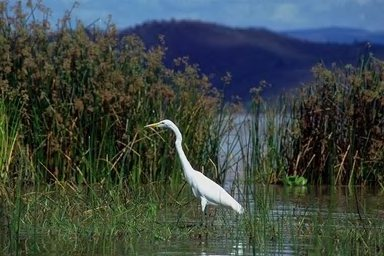
#> input picture backend/data/test_images/Au_ani_00002.jpg, 384 x 256 px; its folder holds only this picture in this run
$ python -i noise_analysis.py   (imports and definitions only)
#> lines starting #> are read from the running program, lines starting #| are printed output that depends on the picture; after the words box and inside, x2 and y2 are one past the last pixel; in counts of white or black regions, pixels touching at a corner belong together
### backend/src/api/utils/logger.py
import logging

def setup_logger():
    """Configure and return a logger for the API"""
    # Configure logging
    logging.basicConfig(
        level=logging.DEBUG,
        format='%(asctime)s - %(name)s - %(levelname)s - %(message)s',
        handlers=[
            logging.StreamHandler()
        ]
    )
    logger = logging.getLogger("image_forgery_api")
    return logger

# Create a global logger instance
logger = setup_logger()

### backend/src/api/services/noise_analysis.py
import numpy as np
import cv2
from PIL import Image
import io
from scipy.signal import wiener
from scipy.stats import entropy
from skimage.feature import local_binary_pattern
from src.api.utils.logger import logger

def analyze_noise_patterns(image_data):
    """
    Analyze noise patterns in an image to detect forgery

    This technique looks for inconsistencies in noise patterns which often
    indicate manipulation, similar to the approach used by FotoForensics.

    :param image_data: PIL Image, file path, bytes or file-like object
    :return: Tuple of (result_image, confidence, highlighted_regions)
    """
    logger.info("Analyzing noise patterns in image")

    # Open the image if needed
    if isinstance(image_data, str):
        # It's a file path
        img = np.array(Image.open(image_data).convert('RGB'))
#> img is the input picture: shape (256, 384, 3); mean R, G, B 60.8, 71.4, 68
    elif isinstance(image_data, bytes):
        # It's raw bytes
        img = np.array(Image.open(io.BytesIO(image_data)).convert('RGB'))
    elif hasattr(image_data, 'read') and hasattr(image_data, 'seek'):
        # It's a file-like object
        pos = image_data.tell()
        img = np.array(Image.open(image_data).convert('RGB'))
        image_data.seek(pos)
    elif isinstance(image_data, Image.Image):
        # It's already a PIL Image
        img = np.array(image_data.convert('RGB'))
    else:
        # Try to use it directly as a numpy array
        img = np.array(image_data)

    # Convert to grayscale
    gray = cv2.cvtColor(img, cv2.COLOR_RGB2GRAY)

    # Create a result image for visualization
    result_img = img.copy()

    # Extract noise using the noise residual method
    noise_residual = extract_noise_residual(gray)
#> in extract_noise_residual, `noise = gray_img.astype(np.float32) - filtered_img`:
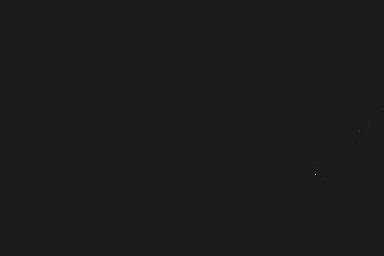
#> noise: shape (256, 384) float32; min -23089.4, max 185434, mean 0.4; drawn with min black and max white

    # Normalize for better visualization
    noise_normalized = cv2.normalize(noise_residual, None, 0, 255, cv2.NORM_MINMAX).astype(np.uint8)

    # Calculate local binary patterns for texture inconsistency detection
    radius = 1
    n_points = 8 * radius
    lbp = local_binary_pattern(gray, n_points, radius, method='uniform')
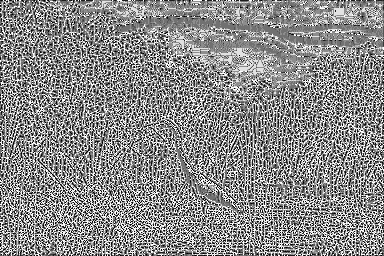
#> lbp: shape (256, 384) float64; min 0, max 9, mean 4.91; drawn with min black and max white

    # Create a grid of blocks to analyze
    block_size = 32
    h, w = gray.shape
#> h = 256; w = 384
    blocks_h = h // block_size
#> blocks_h = 8
    blocks_w = w // block_size
#> blocks_w = 12

    # For each block, calculate noise statistics
    noise_stats = np.zeros((blocks_h, blocks_w, 3))  # 3 features: std, entropy, lbp_entropy

    for i in range(blocks_h):
        for j in range(blocks_w):
            # Extract block
            y1, y2 = i * block_size, (i + 1) * block_size
            x1, x2 = j * block_size, (j + 1) * block_size

            block_noise = noise_residual[y1:y2, x1:x2]
            block_lbp = lbp[y1:y2, x1:x2]

            # Calculate statistics
            noise_stats[i, j, 0] = np.std(block_noise)
            noise_stats[i, j, 1] = entropy(block_noise.flatten())

            # Calculate LBP histogram for texture analysis
            hist, _ = np.histogram(block_lbp.ravel(), bins=np.arange(0, n_points + 3), density=True)
            noise_stats[i, j, 2] = entropy(hist)
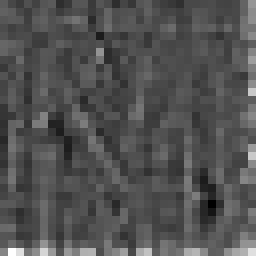
#> block_noise: shape (32, 32) float32 (shown 8 times larger); min -119, max 272.4, mean 6.8; drawn with min black and max white

    # Detect inconsistencies by finding outliers
    # Flatten to analyze all blocks together
    noise_stats_flat = noise_stats.reshape(-1, 3)
#> noise_stats_flat = 96 rows, first 8: [23.59, -inf, 2.24], [14.06, -inf, 2.25], [14.01, -inf, 2.14], [11.86, -inf, 2.09], [11.79, -inf, 2.03], [11.67, -inf, 1.81], [11.5, -inf, 1.91], [10.97, -inf, 1.93]

    # Calculate Z-scores for each feature
    z_scores = np.abs((noise_stats_flat - np.mean(noise_stats_flat, axis=0)) / (np.std(noise_stats_flat, axis=0) + 1e-10))
#> z_scores = 96 rows, first 8: [0.194, nan, 0.345], [0.209, nan, 0.41], [0.209, nan, 0.466], [0.213, nan, 0.827], [0.213, nan, 1.37], [0.213, nan, 3.06], [0.213, nan, 2.28], [0.214, nan, 2.16]

    # Mark blocks with high Z-scores as suspicious
    # Higher threshold = fewer suspicious blocks
    threshold = 2.0  # Z-score threshold (2.0 = ~5% of blocks flagged as outliers)
    suspicious_blocks = np.any(z_scores > threshold, axis=1).reshape(blocks_h, blocks_w)

    # Create a heatmap of suspicious regions
    heatmap = np.zeros((h, w), dtype=np.uint8)
    highlighted_regions = []

    for i in range(blocks_h):
        for j in range(blocks_w):
            if suspicious_blocks[i, j]:
                y1, y2 = i * block_size, (i + 1) * block_size
                x1, x2 = j * block_size, (j + 1) * block_size

                # Add to heatmap
                heatmap[y1:y2, x1:x2] = 255

                # Add rectangular region
                highlighted_regions.append({
                    'x': int(x1),
                    'y': int(y1),
                    'width': int(x2 - x1),
                    'height': int(y2 - y1),
                    'score': float(np.max(z_scores.reshape(blocks_h, blocks_w, 3)[i, j]))
                })

                # Mark in the result image
                cv2.rectangle(result_img, (x1, y1), (x2, y2), (0, 0, 255), 2)
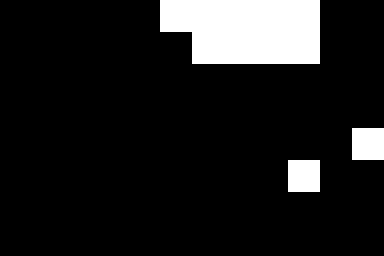
#> heatmap: shape (256, 384); 11.5% white; 3 white regions, box (x1, y1, x2, y2) and area: (160, 0, 320, 64) 9216, (352, 128, 384, 160) 1024, (288, 160, 320, 192) 1024
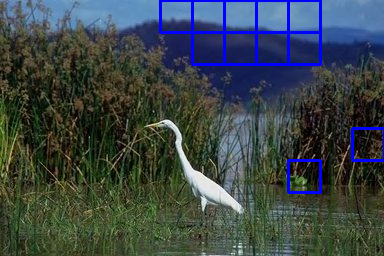
#> result_img: shape (256, 384, 3); mean R, G, B 59.3, 69.3, 72.4
#> after the loop, highlighted_regions = 11 items

    # Apply a colormap to the noise for visualization
    noise_colored = cv2.applyColorMap(noise_normalized, cv2.COLORMAP_JET)
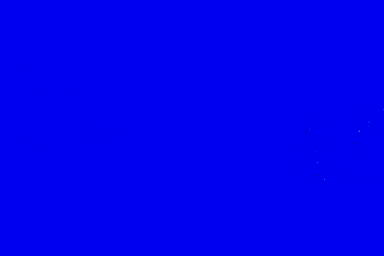
#> noise_colored: shape (256, 384, 3); mean B, G, R 239.9, 0, 0

    # Create the final visualization by blending
    alpha = 0.4
    blended = cv2.addWeighted(img, 1 - alpha, noise_colored, alpha, 0)
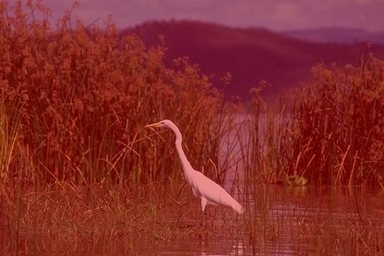
#> blended: shape (256, 384, 3); mean R, G, B 132.5, 42.8, 40.8

    # Calculate confidence score (higher score = more likely to be tampered)
    if len(highlighted_regions) > 0:
        # Calculate weighted score based on the number of suspicious blocks and their z-scores
        total_blocks = blocks_h * blocks_w
#> total_blocks = 96
        suspicious_count = np.sum(suspicious_blocks)
#> suspicious_count = 11
        suspicious_ratio = suspicious_count / total_blocks
#> suspicious_ratio = 0.115

        # Get maximum z-score as an indication of how anomalous the outliers are
        max_zscore = np.max(z_scores) if len(z_scores) > 0 else 0
#> max_zscore = nan

        # Combined confidence score (0-1 range)
        # Weight the ratio more if we have strong outliers
        if max_zscore > 3.0:  # Very strong outliers
            confidence = min(0.5 + suspicious_ratio + (max_zscore - 3) * 0.1, 1.0)
        else:
            confidence = min(0.3 + suspicious_ratio * 0.7 + max_zscore * 0.1, 1.0)
#> confidence = nan
    else:
        confidence = 0.1  # Low confidence if no suspicious regions

    # Add a heatmap overlay
    overlay = result_img.copy()
    for i, region in enumerate(highlighted_regions):
        x, y, w, h = region['x'], region['y'], region['width'], region['height']
        score = region['score']

        # Color based on score (green to red)
        color_r = min(int(score * 255), 255)
        color_g = min(int((3.0 - score) * 80), 255) if score < 3.0 else 0
        color_b = 0  # Blue component is zero
        cv2.rectangle(overlay, (x, y), (x + w, y + h), (color_b, color_g, color_r), -1)
#> this loop made 1 pass
#> (x, y, w, h, score) on pass 1: (160, 0, 32, 32, nan)

    # Add the overlay to the result image
    cv2.addWeighted(overlay, 0.3, result_img, 0.7, 0, result_img)

    # Convert back to PIL Image
    result_pil = Image.fromarray(result_img)

    logger.info(f"Noise analysis complete with {len(highlighted_regions)} suspicious regions, confidence: {confidence:.2f}")
    return result_pil, confidence, highlighted_regions

def extract_noise_residual(gray_img):
    """
    Extract noise residual from an image using Wiener filtering

    :param gray_img: Grayscale image as numpy array
    :return: Noise residual as numpy array
    """
    # Apply Wiener filter to remove noise (this creates a smoothed version)
    filtered_img = wiener(gray_img, (5, 5))

    # Normalize to same range as input
    filtered_img = filtered_img.astype(np.float32)

    # Calculate noise residual (original - filtered)
    noise = gray_img.astype(np.float32) - filtered_img

    return noise

def detect_noise_forgery(image_data):
    """
    Detect forgery using noise analysis

    :param image_data: PIL Image, file path, bytes or file-like object
    :return: Tuple of (result_image, confidence, is_tampered)
    """
    result_img, confidence, regions = analyze_noise_patterns(image_data)

    # Determine if the image is tampered based on confidence
    is_tampered = confidence > 0.5

    return result_img, confidence, is_tampered, regions

#> (the run stopped early here; a loop or call above may not have finished)

$ run again, on backend/data/test_images/Au_ani_00014.jpg
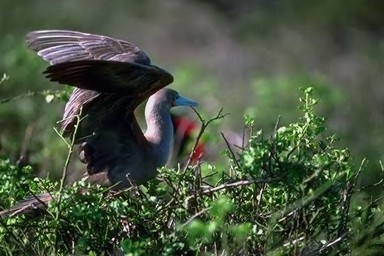
#> input picture backend/data/test_images/Au_ani_00014.jpg, 384 x 256 px
#> in analyze_noise_patterns, img is the input picture: shape (256, 384, 3); mean R, G, B 72.5, 84.2, 63.9
#> noise_stats_flat = 96 rows, first 8: [35.9, -inf, 1.89], [22.66, -inf, 1.96], [17.35, -inf, 1.87], [17.94, -inf, 1.87], [18.56, -inf, 1.68], [16.3, -inf, 1.8], [33.87, -inf, 1.43], [30.13, -inf, 1.74]
#> z_scores = 96 rows, first 8: [0.238, nan, 0.883], [0.242, nan, 0.549], [0.243, nan, 0.972], [0.243, nan, 1], [0.243, nan, 1.88], [0.243, nan, 1.32], [0.239, nan, 3.02], [0.24, nan, 1.57]
#> after the loop in analyze_noise_patterns, `for i in range(blocks_h):`:
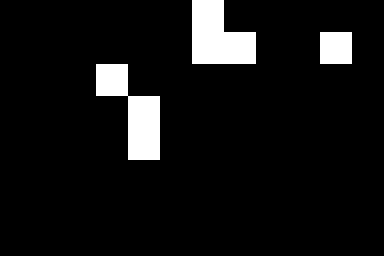
#> heatmap: shape (256, 384); 7.3% white; 3 white regions, box (x1, y1, x2, y2) and area: (192, 0, 256, 64) 3072, (96, 64, 160, 160) 3072, (320, 32, 352, 64) 1024
#> after the loop in analyze_noise_patterns, `for i in range(blocks_h):`: highlighted_regions = 7 items
#> in analyze_noise_patterns, `blended = cv2.addWeighted(img, 1 - alpha, noise_colored, alpha, 0)`:
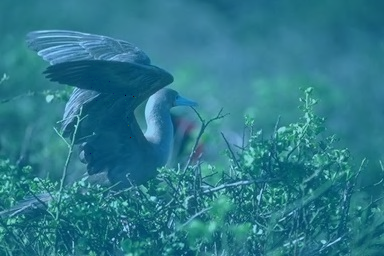
#> blended: shape (256, 384, 3); mean R, G, B 43.5, 122.5, 140.4
#> total_blocks = 96
#> suspicious_count = 7
#> suspicious_ratio = 0.0729
#> max_zscore = nan
#> the loop in analyze_noise_patterns, `for i, region in enumerate(highlighted_regions):` made 1 pass
#> (x, y, w, h, score) on pass 1: (192, 0, 32, 32, nan)

$ run again, on backend/data/test_images/Au_ani_00023.jpg
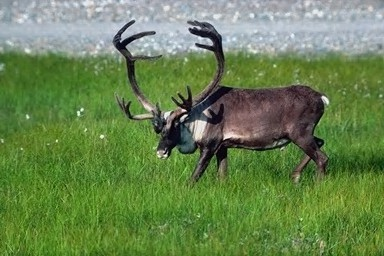
#> input picture backend/data/test_images/Au_ani_00023.jpg, 384 x 256 px
#> in analyze_noise_patterns, img is the input picture: shape (256, 384, 3); mean R, G, B 104.3, 131.3, 79.8
#> noise_stats_flat = 96 rows, first 8: [30.71, -inf, 2.09], [17.46, -inf, 2.11], [16.25, -inf, 2.08], [23.75, -inf, 2.17], [23.13, -inf, 2.2], [20.65, -inf, 2.15], [38.3, -inf, 2.2], [18.32, -inf, 2.17]
#> z_scores = 96 rows, first 8: [0.154, nan, 1.92], [0.162, nan, 1.58], [0.162, nan, 2.01], [0.158, nan, 0.726], [0.159, nan, 0.19], [0.16, nan, 1.05], [0.15, nan, 0.214], [0.161, nan, 0.602]
#> after the loop in analyze_noise_patterns, `for i in range(blocks_h):`:
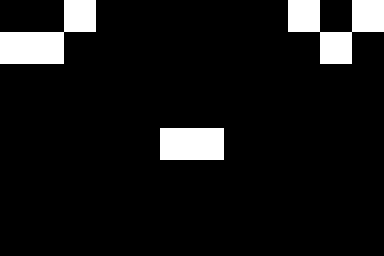
#> heatmap: shape (256, 384); 8.3% white; 3 white regions, box (x1, y1, x2, y2) and area: (0, 0, 96, 64) 3072, (288, 0, 384, 64) 3072, (160, 128, 224, 160) 2048
#> after the loop in analyze_noise_patterns, `for i in range(blocks_h):`: highlighted_regions = 8 items
#> in analyze_noise_patterns, `blended = cv2.addWeighted(img, 1 - alpha, noise_colored, alpha, 0)`:
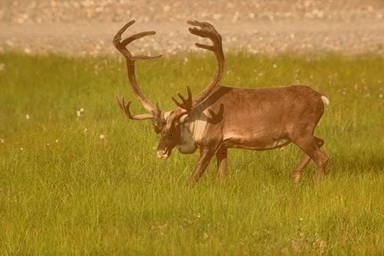
#> blended: shape (256, 384, 3); mean R, G, B 164.6, 131.6, 47.9
#> total_blocks = 96
#> suspicious_count = 8
#> suspicious_ratio = 0.0833
#> max_zscore = nan
#> the loop in analyze_noise_patterns, `for i, region in enumerate(highlighted_regions):` made 1 pass
#> (x, y, w, h, score) on pass 1: (64, 0, 32, 32, nan)

$ run again, on backend/data/test_images/Au_ani_00029.jpg
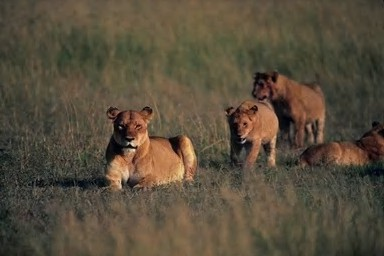
#> input picture backend/data/test_images/Au_ani_00029.jpg, 384 x 256 px
#> in analyze_noise_patterns, img is the input picture: shape (256, 384, 3); mean R, G, B 88.1, 77.6, 60.2
#> noise_stats_flat = 96 rows, first 8: [34.75, -inf, 1.93], [16.35, -inf, 1.94], [14.49, -inf, 1.87], [14.04, -inf, 1.91], [14.37, -inf, 1.95], [13.55, -inf, 1.91], [13.46, -inf, 1.91], [14.58, -inf, 1.89]
#> z_scores = 96 rows, first 8: [0.189, nan, 0.953], [0.231, nan, 0.883], [0.235, nan, 1.33], [0.236, nan, 1.07], [0.236, nan, 0.805], [0.237, nan, 1.08], [0.238, nan, 1.1], [0.235, nan, 1.21]
#> after the loop in analyze_noise_patterns, `for i in range(blocks_h):`: highlighted_regions = 6 items
#> in analyze_noise_patterns, `blended = cv2.addWeighted(img, 1 - alpha, noise_colored, alpha, 0)`:
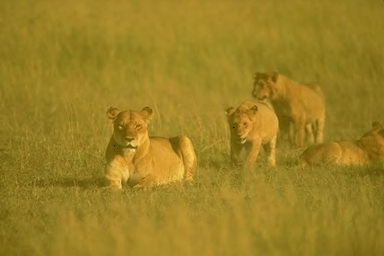
#> blended: shape (256, 384, 3); mean R, G, B 154.9, 128.1, 36.1
#> total_blocks = 96
#> suspicious_count = 6
#> suspicious_ratio = 0.0625
#> max_zscore = nan
#> the loop in analyze_noise_patterns, `for i, region in enumerate(highlighted_regions):` made 1 pass
#> (x, y, w, h, score) on pass 1: (256, 0, 32, 32, nan)
